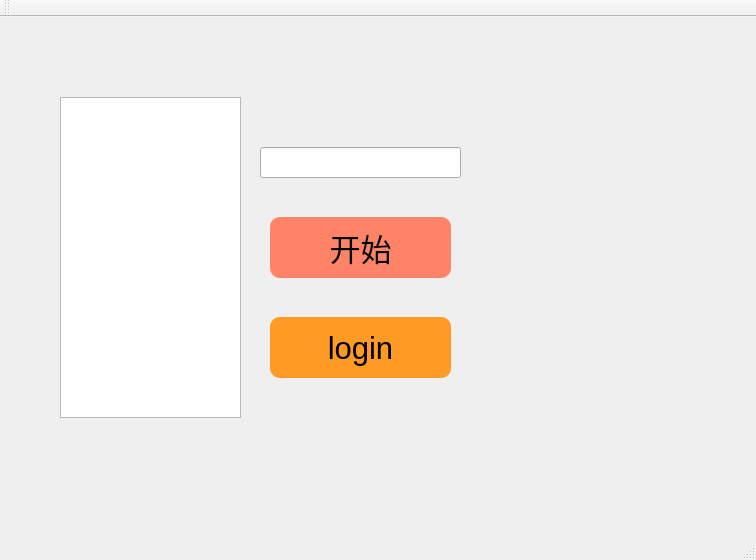
<?xml version="1.0" encoding="UTF-8"?>
<ui version="4.0">
 <class>MainWindow</class>
 <widget class="QMainWindow" name="MainWindow">
  <property name="geometry">
   <rect>
    <x>0</x>
    <y>0</y>
    <width>756</width>
    <height>560</height>
   </rect>
  </property>
  <property name="cursor">
   <cursorShape>ArrowCursor</cursorShape>
  </property>
  <property name="windowTitle">
   <string>MainWindow</string>
  </property>
  <property name="styleSheet">
   <string notr="true"/>
  </property>
  <widget class="QWidget" name="centralWidget">
   <widget class="QLineEdit" name="userName">
    <property name="geometry">
     <rect>
      <x>260</x>
      <y>130</y>
      <width>201</width>
      <height>31</height>
     </rect>
    </property>
    <property name="font">
     <font>
      <pointsize>16</pointsize>
     </font>
    </property>
    <property name="styleSheet">
     <string notr="true">color: rgb(255, 59, 253);</string>
    </property>
    <property name="text">
     <string/>
    </property>
   </widget>
   <widget class="QPushButton" name="login">
    <property name="enabled">
     <bool>true</bool>
    </property>
    <property name="geometry">
     <rect>
      <x>270</x>
      <y>300</y>
      <width>181</width>
      <height>61</height>
     </rect>
    </property>
    <property name="font">
     <font>
      <pointsize>23</pointsize>
     </font>
    </property>
    <property name="styleSheet">
     <string notr="true">border-radius:10;
background-color: rgb(255, 155, 36);</string>
    </property>
    <property name="text">
     <string>login</string>
    </property>
   </widget>
   <widget class="QPushButton" name="start">
    <property name="geometry">
     <rect>
      <x>270</x>
      <y>200</y>
      <width>181</width>
      <height>61</height>
     </rect>
    </property>
    <property name="font">
     <font>
      <pointsize>23</pointsize>
     </font>
    </property>
    <property name="styleSheet">
     <string notr="true">background-color: rgb(255, 131, 103);
border-radius:10</string>
    </property>
    <property name="text">
     <string>开始</string>
    </property>
   </widget>
   <widget class="QListWidget" name="groups">
    <property name="geometry">
     <rect>
      <x>60</x>
      <y>80</y>
      <width>181</width>
      <height>321</height>
     </rect>
    </property>
   </widget>
  </widget>
  <widget class="QToolBar" name="mainToolBar">
   <attribute name="toolBarArea">
    <enum>TopToolBarArea</enum>
   </attribute>
   <attribute name="toolBarBreak">
    <bool>false</bool>
   </attribute>
  </widget>
  <widget class="QStatusBar" name="statusBar"/>
 </widget>
 <layoutdefault spacing="6" margin="11"/>
 <resources/>
 <connections/>
</ui>
